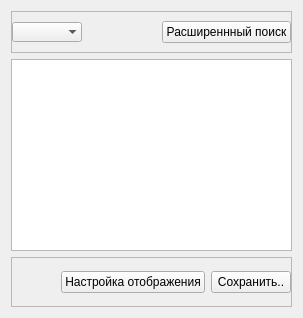
                     <widget class="QWidget" name="result_page">
                      <layout class="QVBoxLayout" name="verticalLayout_20">
                       <item>
                        <widget class="QFrame" name="frame">
                         <property name="minimumSize">
                          <size>
                           <width>0</width>
                           <height>0</height>
                          </size>
                         </property>
                         <property name="frameShape">
                          <enum>QFrame::StyledPanel</enum>
                         </property>
                         <property name="frameShadow">
                          <enum>QFrame::Raised</enum>
                         </property>
                         <layout class="QHBoxLayout" name="horizontalLayout_7">
                          <property name="leftMargin">
                           <number>0</number>
                          </property>
                          <property name="rightMargin">
                           <number>0</number>
                          </property>
                          <item>
                           <widget class="QComboBox" name="list_test_result">
                            <property name="cursor">
                             <cursorShape>PointingHandCursor</cursorShape>
                            </property>
                            <property name="frame">
                             <bool>false</bool>
                            </property>
                           </widget>
                          </item>
                          <item>
                           <spacer name="horizontalSpacer">
                            <property name="orientation">
                             <enum>Qt::Horizontal</enum>
                            </property>
                            <property name="sizeHint" stdset="0">
                             <size>
                              <width>40</width>
                              <height>20</height>
                             </size>
                            </property>
                           </spacer>
                          </item>
                          <item>
                           <widget class="QPushButton" name="btn_extension_search">
                            <property name="cursor">
                             <cursorShape>PointingHandCursor</cursorShape>
                            </property>
                            <property name="text">
                             <string>Расширеннный поиск</string>
                            </property>
                            <property name="icon">
                             <iconset resource="resources.qrc">
                              <normaloff>:/icons/images/icons/cil-magnifying-glass.png</normaloff>:/icons/images/icons/cil-magnifying-glass.png</iconset>
                            </property>
                           </widget>
                          </item>
                         </layout>
                        </widget>
                       </item>
                       <item>
                        <widget class="QTableView" name="resultView">
                         <property name="sortingEnabled">
                          <bool>true</bool>
                         </property>
                        </widget>
                       </item>
                       <item>
                        <widget class="QFrame" name="frame_2">
                         <property name="minimumSize">
                          <size>
                           <width>0</width>
                           <height>50</height>
                          </size>
                         </property>
                         <property name="frameShape">
                          <enum>QFrame::StyledPanel</enum>
                         </property>
                         <property name="frameShadow">
                          <enum>QFrame::Plain</enum>
                         </property>
                         <layout class="QHBoxLayout" name="horizontalLayout_8">
                          <property name="rightMargin">
                           <number>0</number>
                          </property>
                          <item>
                           <spacer name="horizontalSpacer_2">
                            <property name="orientation">
                             <enum>Qt::Horizontal</enum>
                            </property>
                            <property name="sizeHint" stdset="0">
                             <size>
                              <width>40</width>
                              <height>20</height>
                             </size>
                            </property>
                           </spacer>
                          </item>
                          <item>
                           <widget class="QPushButton" name="btn_change_view">
                            <property name="cursor">
                             <cursorShape>PointingHandCursor</cursorShape>
                            </property>
                            <property name="toolTip">
                             <string/>
                            </property>
                            <property name="text">
                             <string>Настройка отображения</string>
                            </property>
                            <property name="icon">
                             <iconset resource="resources.qrc">
                              <normaloff>:/icons/images/icons/cil-equalizer.png</normaloff>:/icons/images/icons/cil-equalizer.png</iconset>
                            </property>
                           </widget>
                          </item>
                          <item>
                           <widget class="QPushButton" name="btn_save_view">
                            <property name="cursor">
                             <cursorShape>PointingHandCursor</cursorShape>
                            </property>
                            <property name="text">
                             <string>Сохранить..</string>
                            </property>
                            <property name="icon">
                             <iconset resource="resources.qrc">
                              <normaloff>:/icons/images/icons/cil-save.png</normaloff>:/icons/images/icons/cil-save.png</iconset>
                            </property>
                           </widget>
                          </item>
                         </layout>
                        </widget>
                       </item>
                      </layout>
                     </widget>
